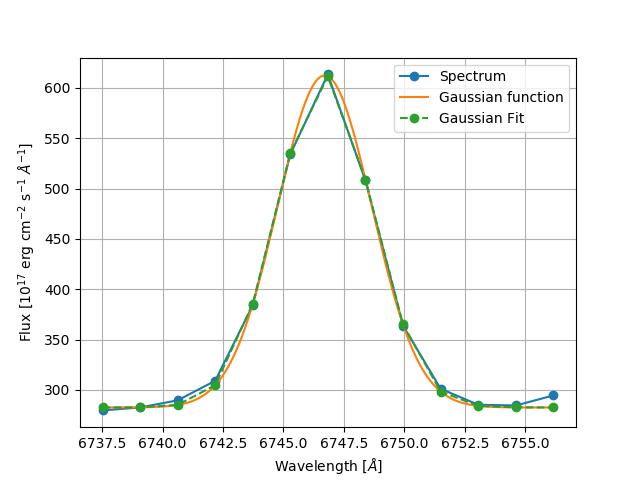

This chart was generated by the following Python code:
#-*- coding:utf-8

"""
  Calculation of the area under the spectral flux function
  for an AGN spectrum.
"""


from __future__ import print_function
from __future__ import division


import numpy as np
import matplotlib.pyplot as plt
from astropy.io import fits
import os
from lmfit import Model
from scipy.integrate import trapz, simps


class spectrum:
	
	
	def __init__(self,data,header=False):
		
		self.data = data
		self.header = header
	
	
	def read(self,data,header):
		
		if isinstance(data,str):
			array = fits.getdata(self.data,0)
			x, y = [], []  #Wavelength and flux
			for i in range(len(array)):
				y.append(array[i][0])
				x.append(10**array[i][1])	
				
			if header == True:
				header = fits.getheader(data,0)
				return np.array(x), np.array(y), header
			else:
				return np.array(x), np.array(y)
		else:
			print('Not Valid ... Exiting')
			exit()


	def plot(self):
		
		if self.header == True:
			x_axis, y_axis, head = self.read(self.data,self.header)
		else:
			x_axis, y_axis = self.read(self.data,self.header)
		
		plt.figure(figsize=(8,5))
		plt.plot(x_axis,y_axis)
		plt.grid()
		plt.ylabel(r'Flux $[10^{17}$ erg cm$^{-2}$ s$^{-1}$ $\AA^{-1}$]')
		plt.xlabel(r'Wavelength [$\AA$]')
		plt.show()


	def limits(self,wavelength1,wavelength2,statistics=False,plot=False,ax=None,
		savefig=False,show_model=False):
		
		
		if self.header == True:
			x_axis, y_axis, head = self.read(self.data,self.header)
		else:
			x_axis, y_axis = self.read(self.data,self.header)
		
		
		def gaussian(x, amp, cen, wid):
			return (amp/(np.sqrt(2*np.pi)*wid))*np.exp(-(x-cen)**2/(2*wid**2))


		def eqw(lambda1,lambda2,topflux,bottomflux):
			a = topflux-bottomflux
			sigma = (lambda1-lambda2)/2.35
			A = a*sigma*np.sqrt(2*np.pi)/topflux
			return A


		def plot_fit(ax):
			if ax is None:
				ax = plt.gca()
			ax.plot(x_range,y_range+mini,'o-',label='Spectrum')
			ax.plot(X,Y+mini,label='Gaussian function')
			ax.plot(x_range,result.best_fit+mini,'o--',label='Gaussian Fit')
			plt.ylabel(r'Flux $[10^{17}$ erg cm$^{-2}$ s$^{-1}$ $\AA^{-1}$]')
			plt.xlabel(r'Wavelength [$\AA$]')
			plt.legend()
			plt.grid()
			if savefig == True:
				plt.savefig('gaussian.png')
			else:
				pass
			plt.show()


		def statistics_fit():
			maxy = max(y_axis[x1-1:x2+1])
			miny = min(y_axis[x1-1:x2+1])
			equi = eqw(wavelength1,wavelength2,maxy,miny)
			print('\nStatistics\n')
			print(' Min Value:  {0:.3f}  Flux'.format(mini))
			print(' Max Value:  {0:.3f}  Flux'.format(maxy))
			print(' Lambda1:    {0:.3f}  Å'.format(x_range[0]))
			print(' Lambda2:    {0:.3f}  Å\n'.format(x_range[-1]))
			print(" Equivalent Width:  {}\n".format(equi))
			print(" Area:")
			print("   Trapezoid:   {}\n   Simpson:     {}".format(trapz(Y,X), simps(Y,X)))
			
		
		x1 = np.where(abs(x_axis-wavelength1+1) <= 1)[0][0]
		x2 = np.where(abs(x_axis-wavelength2-2) <= 1)[0][0]
		
		if y_axis[x1] <= y_axis[x2]:
			mini = y_axis[x1]
		else:
			mini = y_axis[x2]

		x_range = x_axis[x1-1:x2+1]
		y_range = y_axis[x1-1:x2+1]-mini

		gmodel = Model(gaussian)
		result = gmodel.fit(y_range,x=x_range,amp=1000,cen=x_range[0],wid=1.5)
		
		amp = result.best_values['amp']
		cen = result.best_values['cen']
		wid = result.best_values['wid']
		X = np.linspace(x_range[0],x_range[-1],1000)
		Y = gaussian(X, amp=amp, cen=cen, wid=wid)
		
		
		if show_model == True:
			print(gmodel.param_names)
			print(result.fit_report(show_correl=False))
			result.plot()
			print(result.best_values)
		else:
			pass
			
		
		if plot == True:
			plot_fit(ax)
		else:
			pass
		
		
		if statistics == True:
			statistics_fit()
		else:
			pass
		
		
		if self.header == True:
			return result.best_fit,x_axis,y_axis,X,Y,head
		else:
			return result.best_fit,x_axis,y_axis,X,Y



if __name__=='__main__':

	data = 'example/spec-1070-52591-0072.fits'

	x1 = 6740
	x2 = 6754

	data = spectrum(data,header=False)
	data.plot()
	A=data.limits(x1,x2,statistics=True,plot=True,savefig=True)


